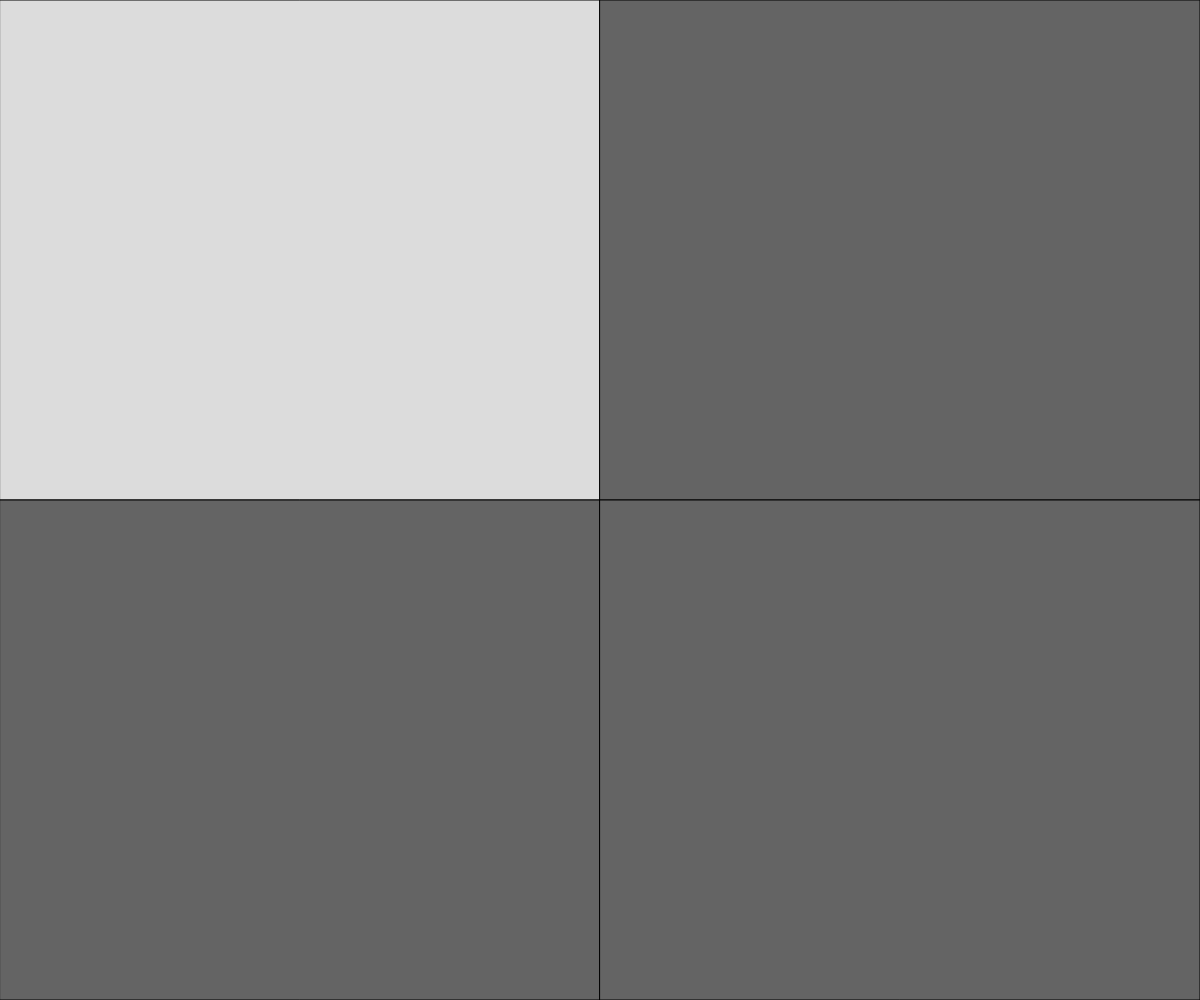
Frame 1 (no input)
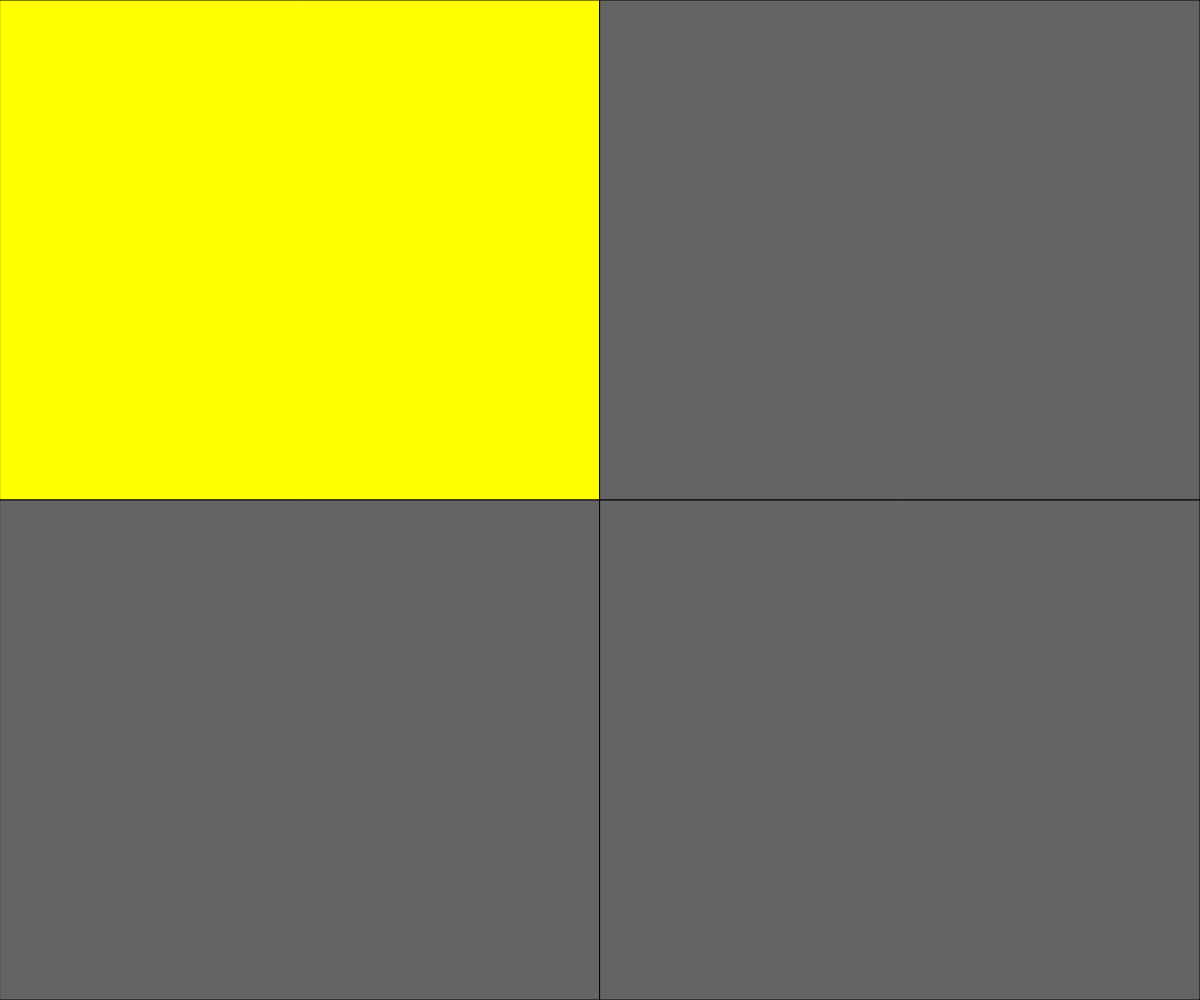
Frame 60 (no input)
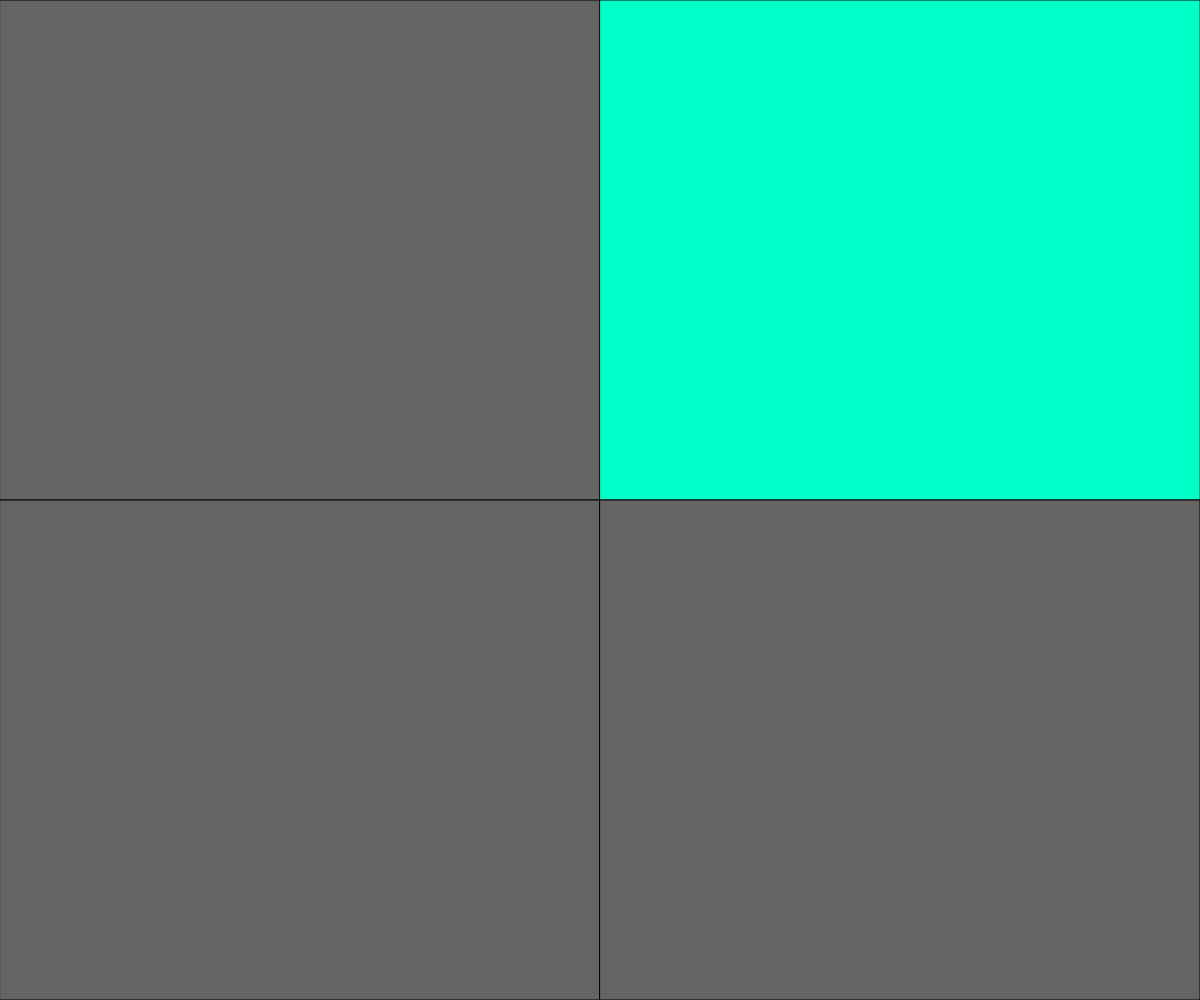
Frame 120 (the mouse pressed at the canvas centre since frame 60)

The p5.js sketch that drew these frames (run headless with seeded random() and noise() and a simulated clock; from frame 60 on, the mouse is pressed at the canvas centre):

// p5.js sketch
// ── sketch.js
// Project Title
// Your Name
// Date
//
// Extra for Experts:
// - describe what you did to take this project "above and beyond"

let onLeft, onRight, onBottomLeft, onBottomRight; // boolians
let leftFade = 0;
let rightFade = 0;
let bottomLeftFade = 0;
let bottomRightFade = 0;
const FADE_SPEED = 10;
const FADE_OUTSPEED = -10;


function setup() {
  createCanvas(windowWidth, windowHeight);
  onLeft = true;
  onRight = false;
  onBottomRight = false;
  onBottomLeft = true;
}

function updateCurrentSide(){
//update the state variable to represent which side the mouse curser is one

  if(mouseX < width/2 && mouseY < height/2){
    print("left);")
    //mouse is on the left
    onLeft = true;
    onRight = false;
    onBottomRight = false;
    onBottomLeft = false;
  }
  else if(mouseX>width/2 && mouseY>height/2){
    //mouse is on the bottom right
    print("right");
    onRight = false;
    onLeft = false;
    onBottomRight = true;
    onBottomLeft = false;
  }
  else if(mouseX<width/2 && mouseY>height/2){
    onRight = false;
    onLeft = false;
    onBottomRight = false;
    onBottomLeft = true;
  }
  else{
    onRight = true;
    onLeft = false;
    onBottomRight = false;
    onBottomLeft = false;

}
}

function renderRectangle(){
  //draw two rectangles of varying fills

  if(onLeft){ //onleft = true
    fill(255,255,0,leftFade);
    leftFade += FADE_SPEED;
  }
  else {
    leftFade = 0;
    fill(100);
    
    
  }
  rect(0,0,width/2,height/2);
  
  if(onRight){
    fill(0,255,200,rightFade);
    rightFade += FADE_SPEED;
  }
  else {
    rightFade = 0;;
    fill(100);
    
  }
  rect(width/2,0,width/2,height/2);
  if(onBottomLeft){
    fill(0,0,255,bottomLeftFade);
    bottomLeftFade += FADE_SPEED;
  }
  else{
    fill(100);
    bottomLeftFade = 0;
  }
  rect(0,height/2,width/2,height/2);
  if(onBottomRight){
    fill(255,0,0,bottomRightFade);
    bottomRightFade += FADE_SPEED;
  }
  else{
    fill(100);
    bottomRightFade = 0;
  }
  rect(width/2,height/2,width/2,height/2);
}

function draw() {
  background(220);
  updateCurrentSide();
  //print("left:"  + onLeft + "  Right:  " + onRight);
  renderRectangle();
  
  
}
